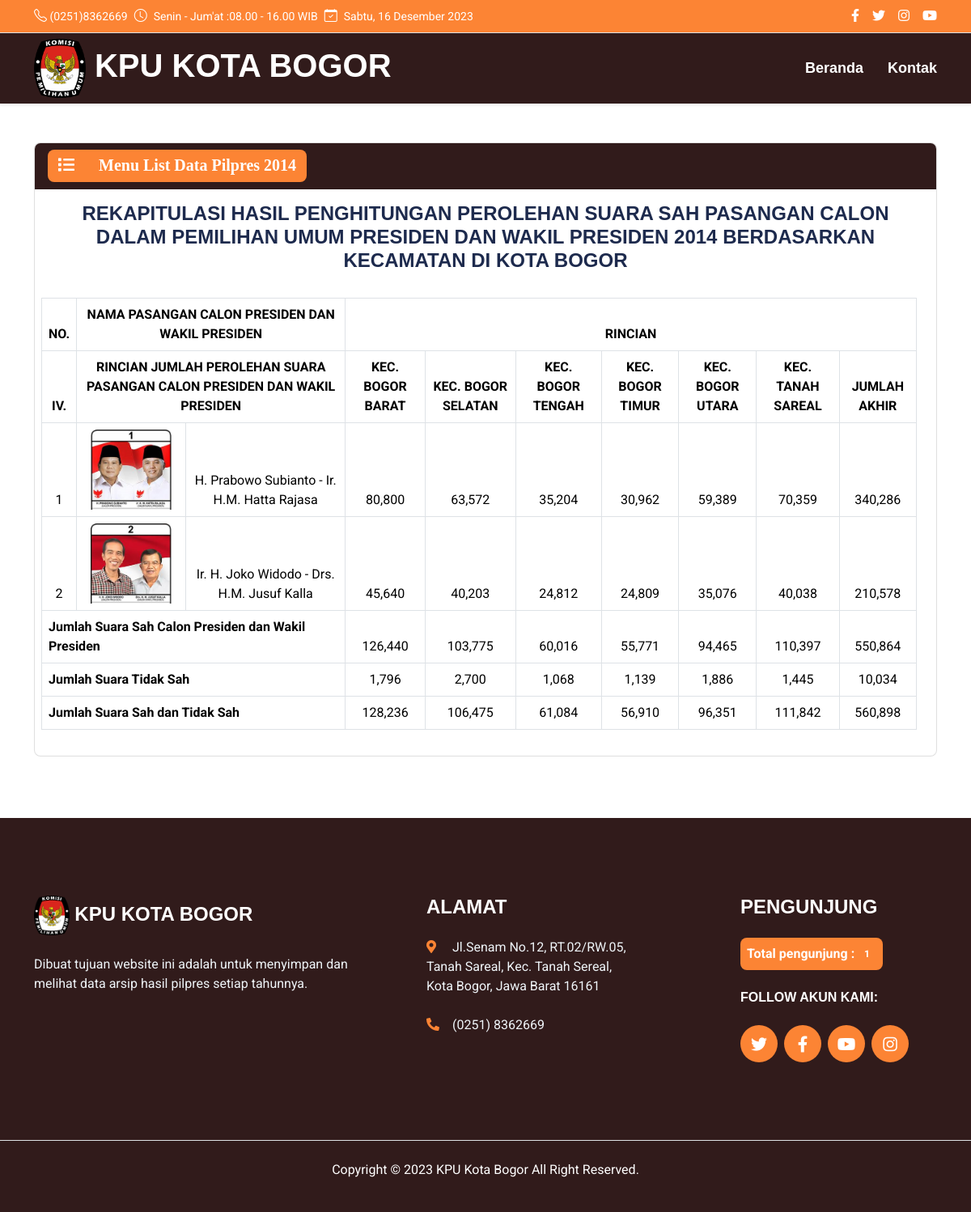
The app's page /beranda/rekaphasilsuarasah_kecamatan/2014 with its own data.
### tables this page shows
CREATE TABLE `rekaphasilsuarasah_kecamatan` (
  `id_rekapkecamatan` tinyint(2) NOT NULL,
  `tahun` year(4) NOT NULL,
  `capres_satu` varchar(255) NOT NULL,
  `nama_capres_satu` varchar(100) NOT NULL,
  `capres_dua` varchar(255) NOT NULL,
  `nama_capres_dua` varchar(100) NOT NULL,
  `rincian_bogorbarat_satu` varchar(15) NOT NULL,
  `rincian_bogorselatan_satu` varchar(15) NOT NULL,
  `rincian_bogortengah_satu` varchar(15) NOT NULL,
  `rincian_bogortimur_satu` varchar(15) NOT NULL,
  `rincian_bogorutara_satu` varchar(15) NOT NULL,
  `rincian_tanahsareal_satu` varchar(15) NOT NULL,
  `jumlahakhir_rincian_satu` varchar(15) NOT NULL,
  `rincian_bogorbarat_dua` varchar(15) NOT NULL,
  `rincian_bogorselatan_dua` varchar(15) NOT NULL,
  `rincian_bogortengah_dua` varchar(15) NOT NULL,
  `rincian_bogortimur_dua` varchar(15) NOT NULL,
  `rincian_bogorutara_dua` varchar(15) NOT NULL,
  `rincian_tanahsareal_dua` varchar(15) NOT NULL,
  `jumlahakhir_rincian_dua` varchar(15) NOT NULL,
  `suarasah_bogorbarat` varchar(15) NOT NULL,
  `suarasah_bogorselatan` varchar(15) NOT NULL,
  `suarasah_bogortengah` varchar(15) NOT NULL,
  `suarasah_bogortimur` varchar(15) NOT NULL,
  `suarasah_bogorutara` varchar(15) NOT NULL,
  `suarasah_tanahsareal` varchar(15) NOT NULL,
  `jumlahakhir_suarasah` varchar(15) NOT NULL,
  `suaratdksah_bogorbarat` varchar(15) NOT NULL,
  `suaratdksah_bogorselatan` varchar(15) NOT NULL,
  `suaratdksah_bogortengah` varchar(15) NOT NULL,
  `suaratdksah_bogortimur` varchar(15) NOT NULL,
  `suaratdksah_bogorutara` varchar(15) NOT NULL,
  `suaratdksah_tanahsareal` varchar(15) NOT NULL,
  `jumlahakhir_suaratdksah` varchar(15) NOT NULL,
  `suarasah_tdksah_bogorbarat` varchar(15) NOT NULL,
  `suarasah_tdksah_bogorselatan` varchar(15) NOT NULL,
  `suarasah_tdksah_bogortengah` varchar(15) NOT NULL,
  `suarasah_tdksah_bogortimur` varchar(15) NOT NULL,
  `suarasah_tdksah_bogorutara` varchar(15) NOT NULL,
  `suarasah_tdksah_tanahsareal` varchar(15) NOT NULL,
  `jumlahakhir_suarasah_tdksah` varchar(15) NOT NULL,
  `user_id` int(11) NOT NULL,
  `created` timestamp NOT NULL DEFAULT current_timestamp(),
  `modified` timestamp NOT NULL DEFAULT current_timestamp() ON UPDATE current_timestamp()
);

### application/views/arsip/layout/v_content.php (called while the page is built)
<?php
if ($isi) {
  $this->load->view($isi);
}

### application/views/arsip/layout/v_wrapperhome.php (called while the page is built)
<?php
require_once('v_headhome.php');
require_once('v_header.php');
require_once('v_nav.php');
require_once('v_content.php');
require_once('v_footer.php');

### application/controllers/Beranda.php (called while the page is built, shortened)
<?php
class Beranda extends CI_Controller {
function rekaphasilsuarasah_kecamatan($id){
		$data=array(
      'title' => 'KPU KOTA BOGOR',
      'rekapkecamatan' => $this->m_rekaphasilpemilu_kecamatan->lists(),
      'rekapkecamatan_user' => $this->m_rekaphasilpemilu_kecamatan->rekapkecamatan_user(),
      'detail' => $this->m_rekaphasilpemilu_kecamatan->pilpres($id),
      'isi' => 'arsip/v_rekapkecamatan'
        );
		 $this->load->view('arsip/layout/v_wrapperhome', $data , FALSE);
  }
}

### index.php (called while the page is built, shortened)
<?php
require_once BASEPATH.'core/CodeIgniter.php';

### application/models/M_rekaphasilpemilu_kecamatan.php (called while the page is built, shortened)
<?php
class M_rekaphasilpemilu_kecamatan extends CI_Model {
public function lists(){
  $this->db->select('*');
  $this->db->from('rekaphasilsuarasah_kecamatan');
  $this->db->order_by('id_rekapkecamatan', 'desc');
  return $this->db->get()->result();
}
		function rekapkecamatan_user()
  {
    $this->db->where('rekaphasilsuarasah_kecamatan.user_id', $this->session->userdata('id_user'));
    return $this->db->get('rekaphasilsuarasah_kecamatan')->result();
  }
  function pilpres($id){
	 $query = $this->db->get_where('rekaphasilsuarasah_kecamatan', array('tahun' => $id))->row();
    return $query;
	}
}

### application/views/arsip/v_rekapkecamatan.php (the view, shortened to what this page needs)
<div class="container-fluid py-5">
  <div class="container">
    <div class="row">
      <div class="col-12">
        <div class="card">
          <h5 class="card-header" style="background-color: #311b1b  !important;color:white">
            <button class="navbar-toggler btn btn-sm" style="background-color: #fc8434 !important;" type="button"
              data-bs-toggle="offcanvas" data-bs-target="#offcanvasDarkNavbar" aria-controls="offcanvasDarkNavbar"
              style="font-family:'Segoe UI', Tahoma, Geneva, Verdana, sans-serif;">
              <i class="fas fa-list" style="color:#fff"><span class="navbar-toggler-icon"></span>Menu List Data Pilpres
                <?= $detail->tahun?>
              </i>
            </button>
          </h5>
          <div class="card-body text-center">
            <h4 style="font-family:'Franklin Gothic Medium', 'Arial Narrow', Arial, sans-serif">
              REKAPITULASI HASIL PENGHITUNGAN PEROLEHAN SUARA SAH PASANGAN CALON DALAM PEMILIHAN UMUM PRESIDEN DAN WAKIL
              PRESIDEN <?= $detail->tahun?> BERDASARKAN KECAMATAN DI KOTA BOGOR</h4>
            <br>
            <table id="example2" class="table table-bordered table-striped" style="margin-left: -8px;color:black">
              <thead>
                <tr">
                  <th style="text-align: center;">NO.</th>
                  <th colspan="2" style="text-align: center;">NAMA PASANGAN CALON PRESIDEN DAN WAKIL
                    PRESIDEN</th>
                  <th colspan="7" style="text-align: center;">RINCIAN</th>
                  <tr>
                    <th style="text-align: center;">IV.</th>
                    <th colspan="2" style="text-align: center;">RINCIAN JUMLAH PEROLEHAN SUARA
                      PASANGAN
                      CALON PRESIDEN DAN WAKIL
                      PRESIDEN</th>
                    <th style="text-align: center;">KEC. BOGOR BARAT</th>
                    <th style="text-align: center;">KEC. BOGOR SELATAN</th>
                    <th style="text-align: center;">KEC. BOGOR TENGAH</th>
                    <th style="text-align: center;">KEC. BOGOR TIMUR</th>
                    <th style="text-align: center;">KEC. BOGOR UTARA</th>
                    <th style="text-align: center;">KEC. TANAH SAREAL</th>
                    <th style="text-align: center;">JUMLAH AKHIR</th>
                  </tr>
                  <thead>
                    <tr>
                      <td>1</td>
                      <td><img width="100"
                          src="<?php echo base_url() . 'assets/upload/pasangancalon/' . $detail->capres_satu ?>"></td>
                      <td><?= $detail->nama_capres_satu?></td>
                      <td><?= number_format((float)$detail->rincian_bogorbarat_satu)?></td>
                      <td><?= number_format((float)$detail->rincian_bogorselatan_satu)?></td>
                      <td><?= number_format((float)$detail->rincian_bogortengah_satu)?></td>
                      <td><?= number_format((float)$detail->rincian_bogortimur_satu)?></td>
                      <td><?= number_format((float)$detail->rincian_bogorutara_satu)?></td>
                      <td><?= number_format((float)$detail->rincian_tanahsareal_satu)?></td>
                      <td><?= number_format((float)$detail->jumlahakhir_rincian_satu)?></td>
                    </tr>
                    <tr>
                      <td>2</td>
                      <td><img width="100"
                          src="<?php echo base_url() . 'assets/upload/pasangancalon/' . $detail->capres_dua ?>"></td>
                      <td><?= $detail->nama_capres_dua?></td>
                      <td><?= number_format((float)$detail->rincian_bogorbarat_dua)?></td>
                      <td><?= number_format((float)$detail->rincian_bogorselatan_dua)?></td>
                      <td><?= number_format((float)$detail->rincian_bogortengah_dua)?></td>
                      <td><?= number_format((float)$detail->rincian_bogortimur_dua)?></td>
                      <td><?= number_format((float)$detail->rincian_bogorutara_dua)?></td>
                      <td><?= number_format((float)$detail->rincian_tanahsareal_dua)?></td>
                      <td><?= number_format((float)$detail->jumlahakhir_rincian_dua)?></td>
                    </tr>
                    <tr>
                      <td colspan="3" style="font-weight:bold;text-align:left">Jumlah Suara Sah Calon Presiden dan Wakil
                        Presiden </td>
                      <td><?=number_format((float)$detail->suarasah_bogorbarat)?></td>
                      <td><?=number_format((float)$detail->suarasah_bogorselatan)?></td>
                      <td><?=number_format((float)$detail->suarasah_bogortengah)?></td>
                      <td><?=number_format((float)$detail->suarasah_bogortimur)?></td>
                      <td><?=number_format((float)$detail->suarasah_bogorutara)?></td>
                      <td><?=number_format((float)$detail->suarasah_tanahsareal)?></td>
                      <td><?=number_format((float)$detail->jumlahakhir_suarasah)?></td>
                    </tr>
                    <tr>
                      <td colspan="3" style="font-weight:bold;text-align:left">Jumlah Suara Tidak Sah </td>
                      <td><?=number_format((float)$detail->suaratdksah_bogorbarat)?></td>
                      <td><?=number_format((float)$detail->suaratdksah_bogorselatan)?></td>
                      <td><?=number_format((float)$detail->suaratdksah_bogortengah)?></td>
                      <td><?=number_format((float)$detail->suaratdksah_bogortimur)?></td>
                      <td><?=number_format((float)$detail->suaratdksah_bogorutara)?></td>
                      <td><?=number_format((float)$detail->suaratdksah_tanahsareal)?></td>
                      <td><?=number_format((float)$detail->jumlahakhir_suaratdksah)?></td>
                    </tr>
                    <tr>
                      <td colspan="3" style="font-weight:bold;text-align:left">Jumlah Suara Sah dan Tidak Sah </td>
                      <td><?= number_format((float)$detail->suarasah_tdksah_bogorbarat)?></td>
                      <td><?= number_format((float)$detail->suarasah_tdksah_bogorselatan)?></td>
                      <td><?= number_format((float)$detail->suarasah_tdksah_bogortengah)?></td>
                      <td><?= number_format((float)$detail->suarasah_tdksah_bogortimur)?></td>
                      <td><?= number_format((float)$detail->suarasah_tdksah_bogorutara)?></td>
                      <td><?= number_format((float)$detail->suarasah_tdksah_tanahsareal)?></td>
                      <td><?= number_format((float)$detail->jumlahakhir_suarasah_tdksah)?></td>
                    </tr>
                  </thead>
            </table>
          </div>
        </div>
      </div>
    </div>
    <br>
  </div>
</div>

### records on screen
rekaphasilsuarasah_kecamatan: tahun "2014", capres_satu (picture), nama_capres_satu "H. Prabowo Subianto - Ir. H.M. Hatta Rajasa", rincian_bogorbarat_satu "80,800", rincian_bogorselatan_satu "63,572", rincian_bogortengah_satu "35,204", rincian_bogortimur_satu "30,962", rincian_bogorutara_satu "59,389", rincian_tanahsareal_satu "70,359", jumlahakhir_rincian_satu "340,286", capres_dua (picture), nama_capres_dua "Ir. H. Joko Widodo - Drs. H.M. Jusuf Kalla", rincian_bogorbarat_dua "45,640", rincian_bogorselatan_dua "40,203", rincian_bogortengah_dua "24,812", rincian_bogortimur_dua "24,809", rincian_bogorutara_dua "35,076", rincian_tanahsareal_dua "40,038", jumlahakhir_rincian_dua "210,578", suarasah_bogorbarat "126,440", suarasah_bogorselatan "103,775", suarasah_bogortengah "60,016", suarasah_bogortimur "55,771", suarasah_bogorutara "94,465", suarasah_tanahsareal "110,397", jumlahakhir_suarasah "550,864", suaratdksah_bogorbarat "1,796", suaratdksah_bogorselatan "2,700", suaratdksah_bogortengah "1,068", suaratdksah_bogortimur "1,139", suaratdksah_bogorutara "1,886", suaratdksah_tanahsareal "1,445", jumlahakhir_suaratdksah "10,034", suarasah_tdksah_bogorbarat "128,236", suarasah_tdksah_bogorselatan "106,475", suarasah_tdksah_bogortengah "61,084", suarasah_tdksah_bogortimur "56,910", suarasah_tdksah_bogorutara "96,351", suarasah_tdksah_tanahsareal "111,842", jumlahakhir_suarasah_tdksah "560,898"

### other values on screen
$cek "1"
